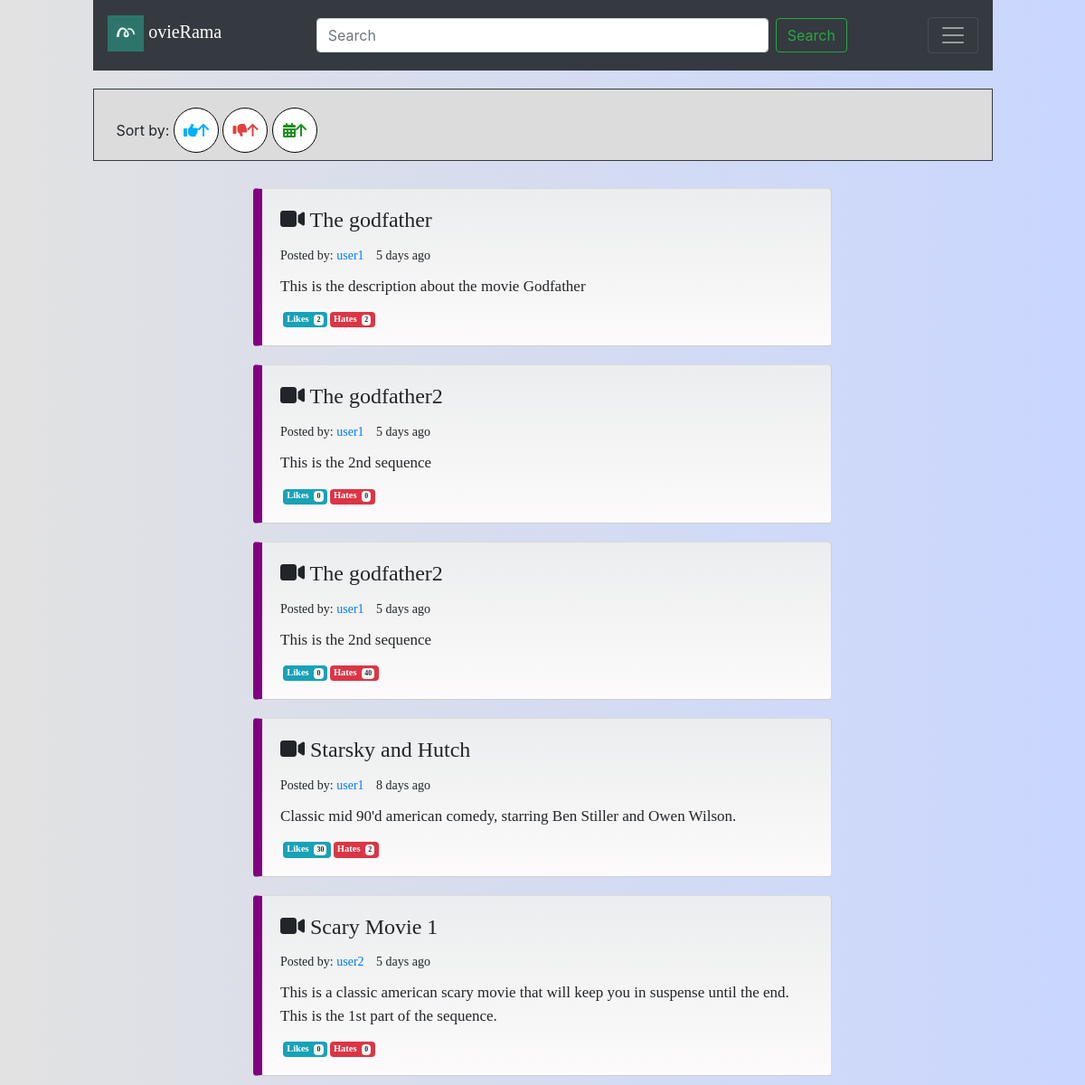
The app's page /index/, older data.
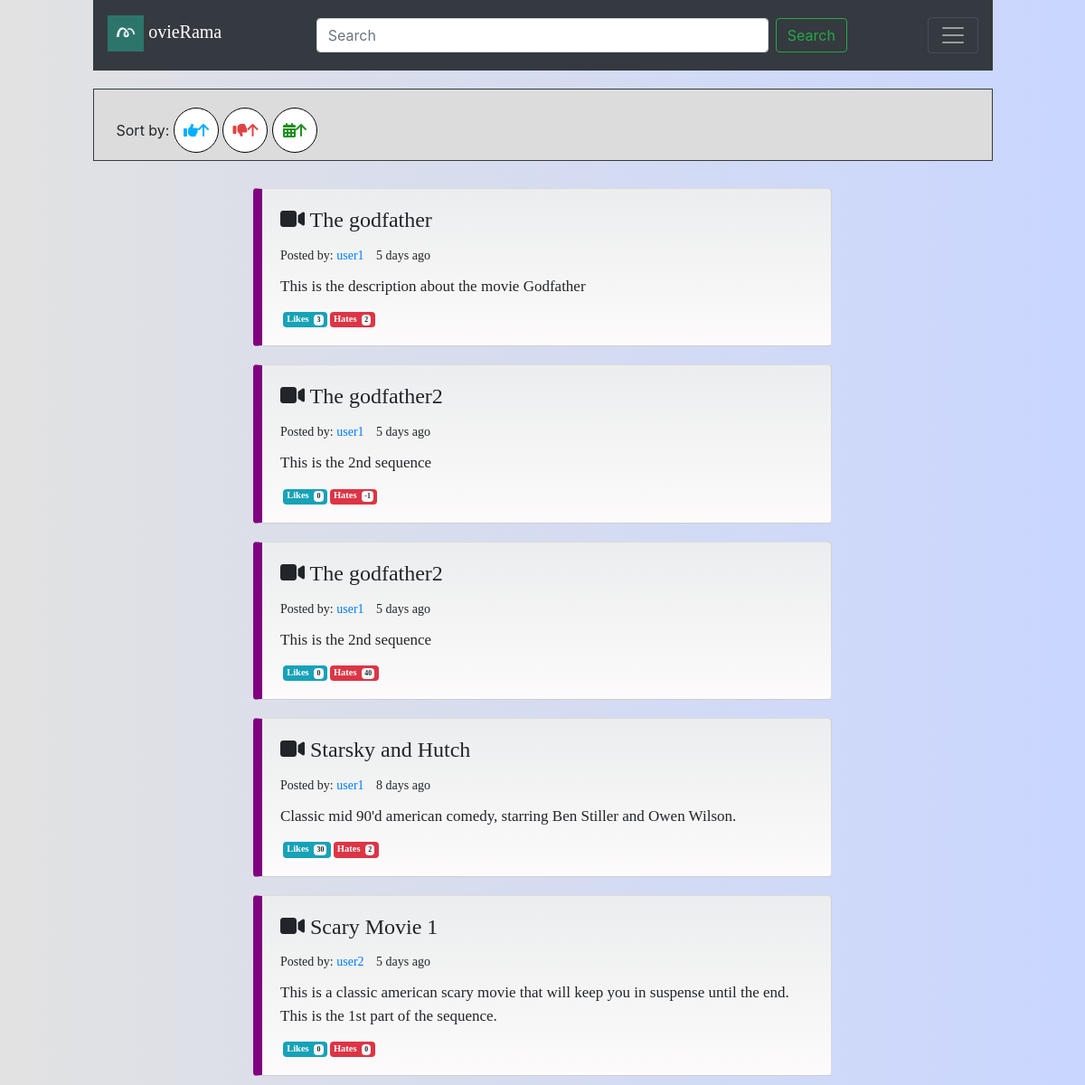
The same page, newer data.
### movie_catalog/models.py (models this page shows, shortened)
class Movie(models.Model):
	title = models.CharField(max_length=200)
	description = models.TextField(help_text='Enter a brief description of the movie')
	user = models.ForeignKey(User, on_delete=models.SET_NULL, null=True)
	date = models.DateField("date published")
	hates = models.IntegerField(default=0)
	likes = models.IntegerField(default=0)
	def get_date(self):
          timenow = datetime.datetime.now().date()
          return (timenow-self.date).days

### movie_catalog/views.py (the view)
# urls.py: path('index/', include('movie_catalog.urls')),
@csrf_protect
def index(request):
	if request.method == "POST":
		user_id = request.POST.get("user", "")
		movie_id = request.POST.get("movie", "")
		button = request.POST.get("button", "")
		make_transactions(user_id, movie_id, button)
		return redirect('/index')
	movie_list = Movie.objects.all()
	return render(request, "movie_catalog/index.html", {"movie_list":movie_list})

### movie_catalog/templates/movie_catalog/index.html (shortened to what this page needs)
{% extends "movie_catalog/base.html" %}
{% load custom_tags %}
{% block searchbar %}
		<form class="form-inline" action= "{{ request.path }}search" method="get" >
			<input class="form-control mr-sm-2" type="search" placeholder="Search" name="Name" aria-label="Search">
			<button class="btn btn-outline-success my-2 my-sm-0" type="submit">Search</button>
		</form>
{% endblock %}
{% block content %}
	<div id="my-list">
		<div style=" padding-top: 20px;" >
			<span class="cpanel controls border border-dark col-12">
				<a style=" padding-left: 10px;"> Sort by: </a>
				<button id="b1" type="button" class="sort custom-btn custom-like-btn btn-outline-dark " data-sort="likes"> <i class="fa fa-thumbs-up" aria-hidden="true"></i><i class="rotate1 fa fa-arrow-up"></i></button>
				<button id="b2" type="button" class="sort custom-btn custom-hate-btn btn-outline-dark" data-sort="hates"><i class="fa fa-thumbs-down" aria-hidden="true"></i><i class="rotate2 fa fa-arrow-up"></i></button>
				<button id="b3" type="button" class="sort custom-btn custom-date-btn btn-outline-dark" data-sort="date"><i class="fa fa-calendar" aria-hidden="true"></i><i class="rotate3 fa fa-arrow-up"></i></button>
			</span>
		</div>
		<ul class="list list-group align-items-center" style="padding-top: 20px; ">
		{% for movie in movie_list %}
			<div style="padding-top: 10px; padding-bottom: 10px;">
				<li class="card custom" style="width: 40rem; font-family:Comic Sans MS; ">
					<div class="card-body">
						<h4 class="card-title"><i class="fa fa-video-camera" aria-hidden="true"></i> {{ movie.title }}</h4>
						<span style="font-size: 14px;">
							Posted by:
							<a href="/index/profile/{{ movie.user }}" class="card-link"> {{ movie.user }}</a>
							<a class="date" style="padding-left: 10px;"> {{ movie.get_date }} days ago</a>
						</span>
						<p class="card-text" style="padding-top: 10px; font-size: 17px;" >{{ movie.description }}</p>
						<span style="font-size: 14px; display:flex;">
							<span class="badge badge-info">
								Likes <span class="likes badge badge-light">{{ movie.likes }}</span>
							</span>
							<span class="badge badge-danger">
								Hates <span class="hates badge badge-light">{{ movie.hates }}</span>
							</span>
						</span>
					</div>
				</li>
			</div>
		{% endfor %}
		</ul>
	</div>
{% endblock %}

Row changes from the older to the newer data that the page shows:
changed Movie "The godfather": likes "2" → "3"
changed Movie (number 2 of 5 on the later page): hates "0" → "-1"
